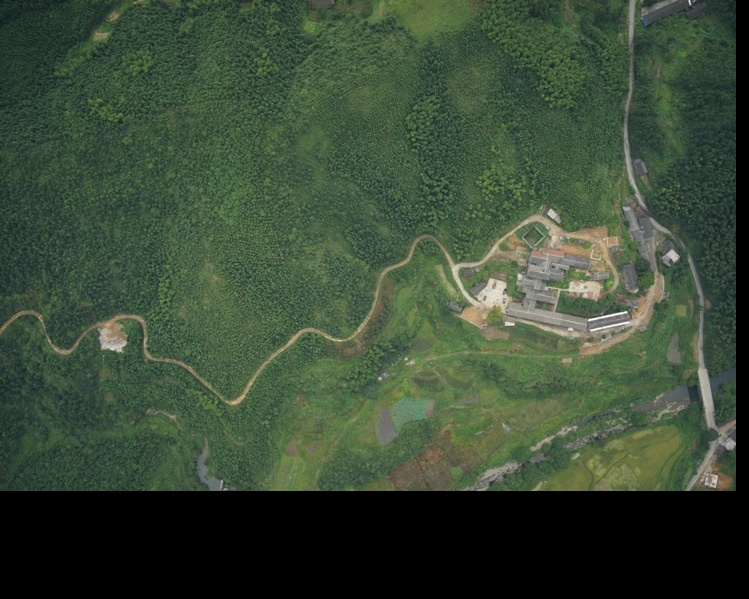
#> input picture image/img1.jpg, 749 x 599 px
$ python main.py   (older library calls are emulated)
#> lines starting #> are read from the running program, lines starting #| are printed output that depends on the picture; after the words box and inside, x2 and y2 are one past the last pixel; in counts of white or black regions, pixels touching at a corner belong together
#> further down, src is the input picture: shape (599, 749, 3); mean B, G, R 54.6, 74.1, 58.5
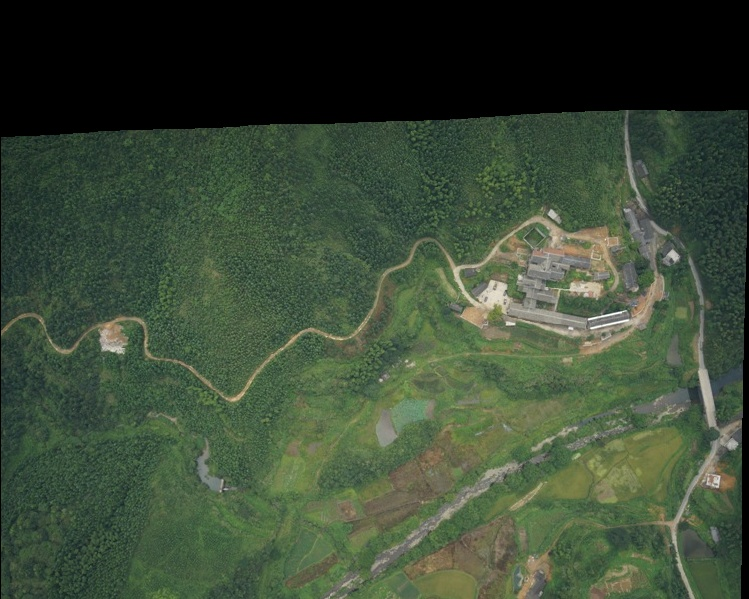
#> input picture image/img2.jpg, 749 x 599 px
#> further down, dst is the input picture: shape (599, 749, 3); mean B, G, R 54.8, 74.4, 60.1
### get_energy_map/energy.py
import cv2
import numpy as np

def get_energy_map(img1, img2):
    img1 = cv2.cvtColor(img1, cv2.COLOR_BGR2GRAY)
    img2 = cv2.cvtColor(img2, cv2.COLOR_BGR2GRAY)
    _, mask1 = cv2.threshold(src=img1, thresh=7, maxval=255, type=cv2.THRESH_BINARY)
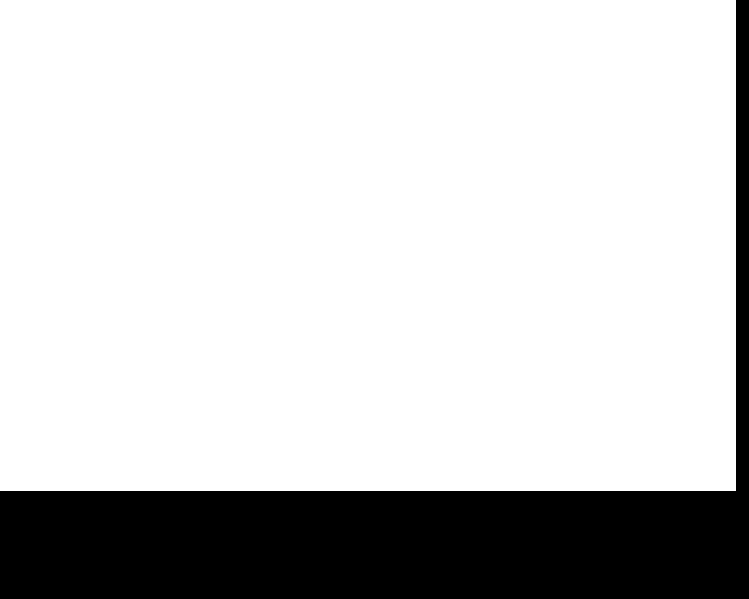
#> mask1: shape (599, 749); 80.5% white; 1 black region, box (x1, y1, x2, y2) and area: (0, 0, 749, 599) 87275
    _, mask2 = cv2.threshold(src=img2, thresh=7, maxval=255, type=cv2.THRESH_BINARY)
#> mask2: shape (599, 749); 79.1% white; 1 black region, box (x1, y1, x2, y2) and area: (0, 0, 749, 599) 93750
    # 获取重叠区域的模板
    mask = mask1 & mask2
#> mask: shape (599, 749); 60.5% white; 1 black region, box (x1, y1, x2, y2) and area: (0, 0, 749, 599) 177201
    mask = mask//255
    # 获取两张图片的模板
    img1_overlap = img1*mask
    img2_overlap = img2*mask
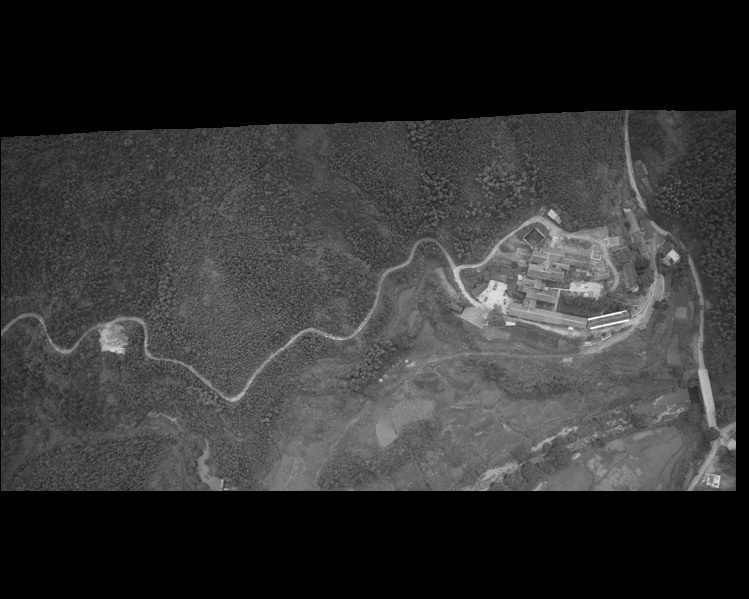
#> img2_overlap: shape (599, 749); min 0, max 255, mean 51.5

    # 必定属于img1的部分,与img1相连的权重设置为无穷大
    img_pixel1 = mask1-mask*255
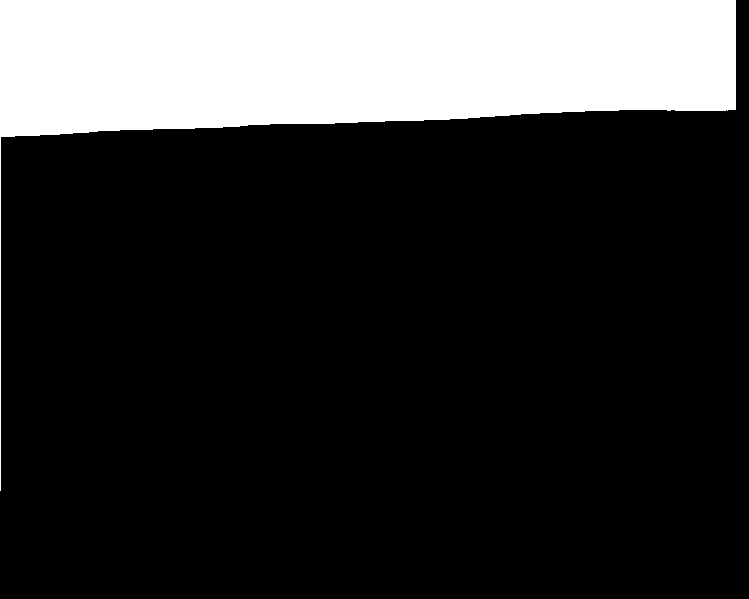
#> img_pixel1: shape (599, 749); 20% white; 1 white region, box (x1, y1, x2, y2) and area: (0, 0, 736, 491) 89926
    cv2.imshow("img_pixel1",img_pixel1)

    # 必定属于img2的部分，除去img1的算作img2的部分，不会影响最终的结果，与img2的权重设置为无穷大
    back_ground = np.ones_like(mask,dtype=np.uint8)
    back_ground = back_ground*255
    img_pixel2 = back_ground-mask*255-img_pixel1
    cv2.imshow("img_pixel2",img_pixel2)
    # 第三部分的权重，也即相交部分的权重设置为0
    # 构建权重输入：
    # 左到右的边的权重
    pre = img1_overlap-img2_overlap
    pre = pre.astype(np.float)
    pre = pre*pre
    # 从左到右的权重
    left = (pre+np.concatenate((pre[:,1:],np.expand_dims(pre[:,0],1)),axis=1))/2
    # 从右到左的权重
    right = (pre+np.concatenate((np.expand_dims(pre[:,img2_overlap.shape[1]-1],1),pre[:,:img2_overlap.shape[1]-1]),axis=1))/2
    # 从上到下的权重
    up = (pre+np.concatenate((pre[1:,:],np.expand_dims(pre[0,:],0)),axis=0))/2
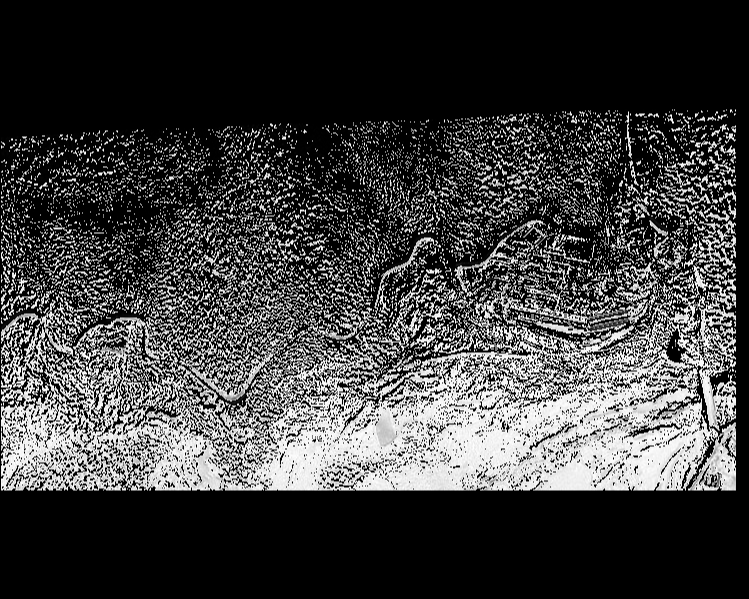
#> up: shape (599, 749) float64; min 0, max 65025, mean 16200.2; drawn with min black and max white
    # 从下到上的权重
    down = (pre+np.concatenate((np.expand_dims(pre[img2_overlap.shape[0]-1,:],axis=0),pre[:img2_overlap.shape[0]-1,:]),axis=0))/2
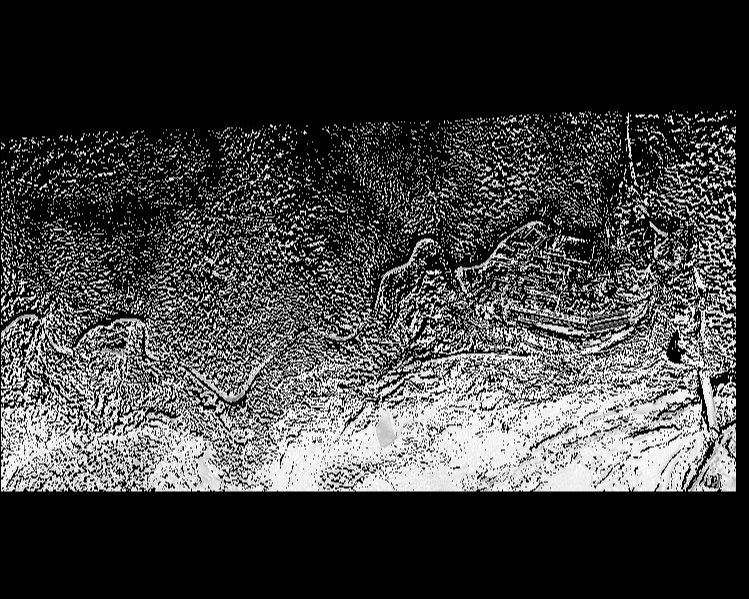
#> down: shape (599, 749) float64; min 0, max 65025, mean 16200.2; drawn with min black and max white
    cv2.imshow("pre",pre)
    cv2.imshow("left",left)
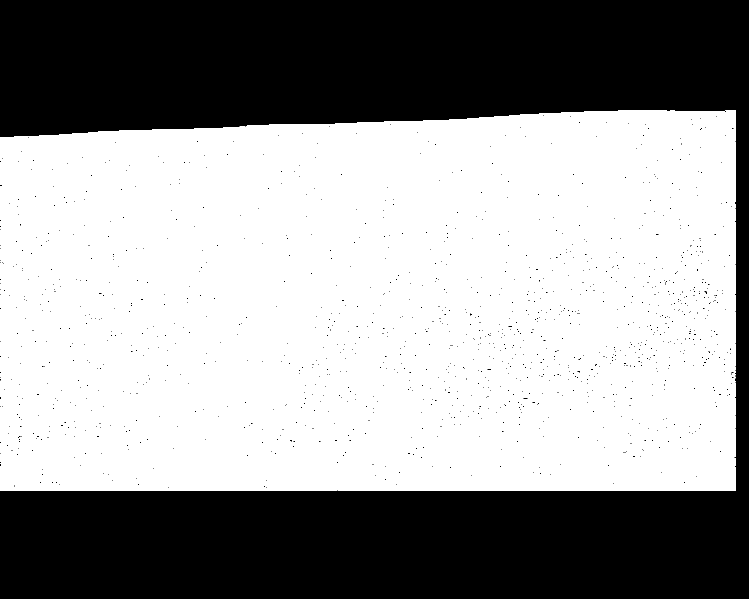
#> window 'left': shape (599, 749); min 0, max 255, mean 154

    # 计算相交部分的平滑项
    return img_pixel1,img_pixel2,left,right,up,down

### main.py
import cv2
import maxflow
from get_energy_map.energy import get_energy_map
import numpy as np
if __name__ == '__main__':
    src = cv2.imread("image/img1.jpg")
    dst = cv2.imread("image/img2.jpg")

    img_pixel1,img_pixel2,left,right,up,down = get_energy_map(src,dst)

#> (the run stopped early here; a loop or call above may not have finished)
